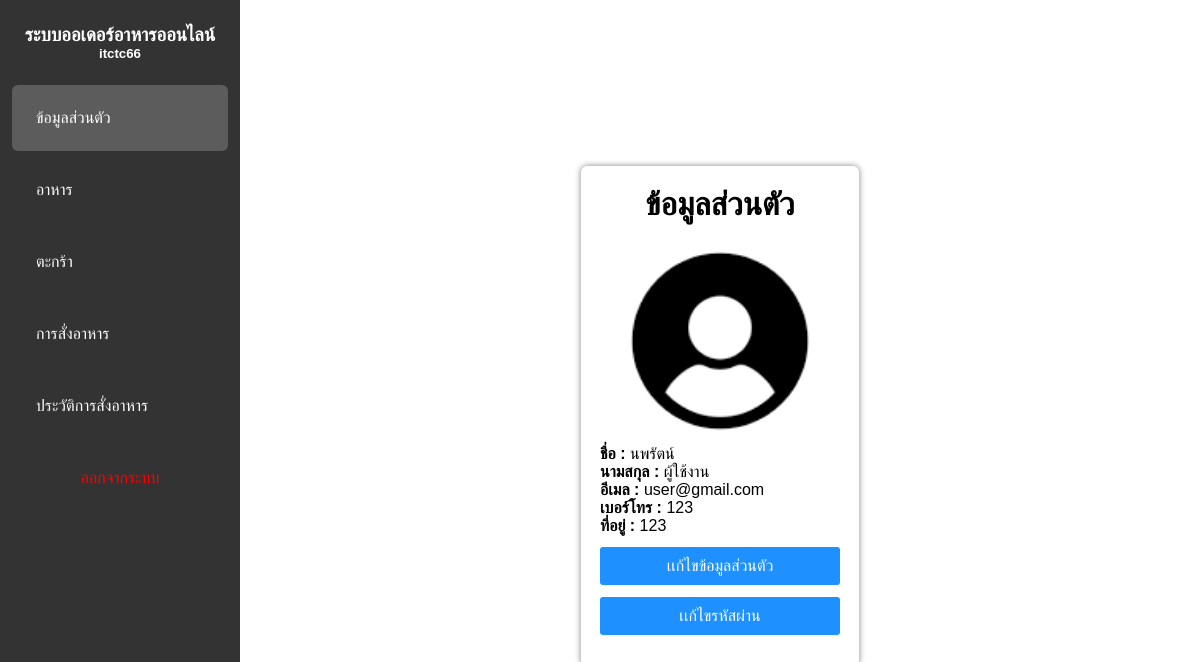
/user/profile.php (signed in), run on the app's committed database.
### tables this page shows
CREATE TABLE `users` (
  `user_id` int(11) NOT NULL,
  `fname` varchar(100) NOT NULL,
  `lname` varchar(100) NOT NULL,
  `email` varchar(100) NOT NULL,
  `password` varchar(100) NOT NULL,
  `address` varchar(100) NOT NULL,
  `tell` varchar(100) NOT NULL,
  `profile` varchar(100) NOT NULL,
  `status` enum('0','1') NOT NULL,
  `usg_status` enum('user','admin') NOT NULL
);

### config/database.php (called while the page is built, shortened)
<?php
class Database{
    public $host = "localhost";
    public $username = "ball";
    public $password = "123456";
    public $dbname = "p3_food";
    public $db;
    public function dbconnnect(){
        $this->db = new mysqli($this->host, $this->username, $this->password, $this->dbname);
    $this->db->set_charset("utf8mb4");
    }
    public function selectwhere($table, $where){
        $condition = "";
        foreach($where as $key => $value){
            $condition .= $key . " = '" . $value . "' AND ";
        }
        $condition = substr($condition, 0, -5);
        $sql = "SELECT * FROM " . $table . " WHERE " . $condition . " ";
        $result = $this->db->query($sql);
        $list = array();
        while($data = $result->fetch_assoc()){
            $list[] = $data;
        }
        return $list;
    }
}
?>

### config/load.php (called while the page is built, shortened)
<?php
require_once 'database.php';
$db = new Database();
?>

### user/profile.php (the view, shortened to what this page needs)
<?php
require_once 'header.php';
$where = array(
    'user_id' => $_SESSION['user_id'],
);
$log = $db->selectwhere('users', $where);
foreach($log as $row);
?>
<body>
   <div class="d-center">
    <div class="box-fixed boxset-form">
        <div class="form-fixed">
        <h1>ข้อมูลส่วนตัว</h1>
    <br>
    <center>
        <img src="<?php echo $row['profile'] ?>" width="200px" height="200px">
    </center>
    <p><b>ชื่อ :</b> <?php echo $row['fname'] ?></p>
    <p><b>นามสกุล :</b> <?php echo $row['lname'] ?></p>
    <p><b>อีเมล :</b> <?php echo $row['email'] ?></p>
    <p><b>เบอร์โทร :</b> <?php echo $row['tell'] ?></p>
    <p><b>ที่อยู่ :</b> <?php echo $row['address'] ?></p>
        </div>
        <a class="btn-dodgerblue" href="edit_profile.php">เเก้ไขข้อมูลส่วนตัว</a>
    <a class="btn-dodgerblue" href="forgot.php">เเก้ไขรหัสผ่าน</a>
    </div>
   </div>
</body>
</html>

### config/style.css (style rules this page uses)
* { margin: 0; padding: 0; box-sizing: border-box; font-family: Arial,sans-serif; }
.d-center { display: flex; justify-content: center; align-items: center; height: 100vh; }
.box-fixed { box-shadow: 0px 0px 6px 0px gray; padding: 1.2rem; border-radius: 6px; }
.boxset-form { width: 30%; }
.btn-dodgerblue { display: block; width: 100%; margin:12px 0px 12px 0px; padding:10px 12px; border-radius: 3px; border:none; background-color: dodgerblue; color:white; cursor: pointer; text-decoration: none; text-align: center; }
h1 { text-align: center; }

### user/sidebar.php (style rules this page uses)
* { margin: 0; padding: 0; box-sizing:border-box; font-family: Arial,sans-serif; }

### data on the page
users: profile (picture), fname "นพรัตน์", lname "ผู้ใช้งาน", email "user@gmail.com", tell "123", address "123"
